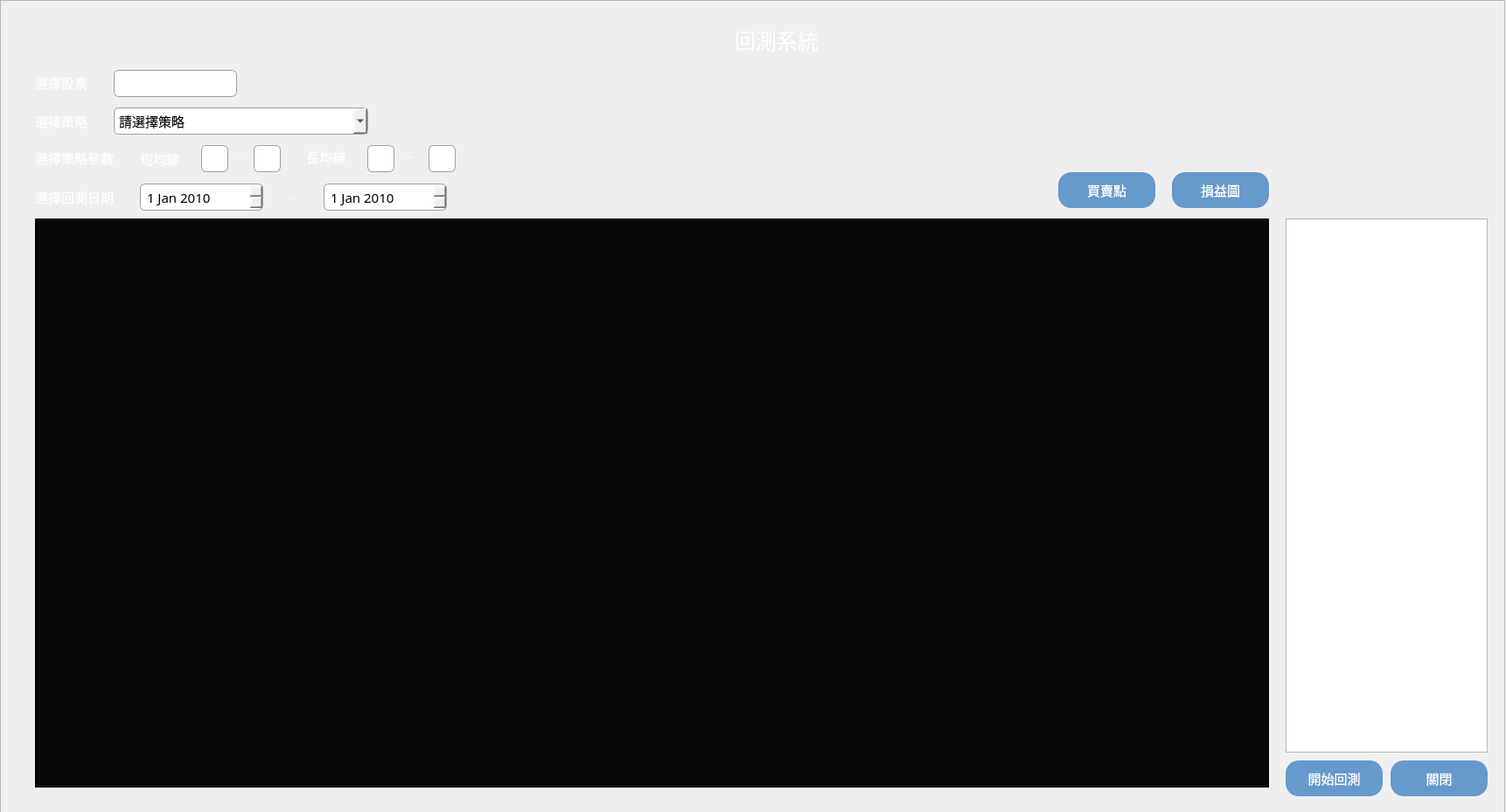
<?xml version="1.0" encoding="UTF-8"?>
<ui version="4.0">
 <class>backtest</class>
 <widget class="QWidget" name="backtest">
  <property name="geometry">
   <rect>
    <x>0</x>
    <y>0</y>
    <width>1722</width>
    <height>929</height>
   </rect>
  </property>
  <property name="windowTitle">
   <string>Form</string>
  </property>
  <widget class="QLabel" name="label3re1">
   <property name="geometry">
    <rect>
     <x>40</x>
     <y>84</y>
     <width>81</width>
     <height>21</height>
    </rect>
   </property>
   <property name="font">
    <font>
     <family>微軟正黑體</family>
     <pointsize>11</pointsize>
    </font>
   </property>
   <property name="styleSheet">
    <string notr="true">color:white;</string>
   </property>
   <property name="text">
    <string>選擇股票</string>
   </property>
  </widget>
  <widget class="QLabel" name="tilde3">
   <property name="geometry">
    <rect>
     <x>330</x>
     <y>210</y>
     <width>31</width>
     <height>31</height>
    </rect>
   </property>
   <property name="font">
    <font>
     <family>Agency FB</family>
     <pointsize>11</pointsize>
    </font>
   </property>
   <property name="styleSheet">
    <string notr="true">color:white;</string>
   </property>
   <property name="text">
    <string>~</string>
   </property>
  </widget>
  <widget class="QTextBrowser" name="back_ans">
   <property name="geometry">
    <rect>
     <x>1470</x>
     <y>250</y>
     <width>231</width>
     <height>611</height>
    </rect>
   </property>
   <property name="font">
    <font>
     <family>微軟正黑體</family>
     <pointsize>11</pointsize>
    </font>
   </property>
   <property name="styleSheet">
    <string notr="true">font: 11pt &quot;微軟正黑體&quot;;</string>
   </property>
  </widget>
  <widget class="QPushButton" name="close_button">
   <property name="geometry">
    <rect>
     <x>1590</x>
     <y>870</y>
     <width>111</width>
     <height>41</height>
    </rect>
   </property>
   <property name="font">
    <font>
     <family>微軟正黑體</family>
     <pointsize>11</pointsize>
    </font>
   </property>
   <property name="styleSheet">
    <string notr="true">QPushButton{
background:#6699CC;
color:#fff;
border-radius:15px;
}
QPushButton:hover{
border:2px solid #DEF748;
background:#66A6FF;
}</string>
   </property>
   <property name="text">
    <string>關閉</string>
   </property>
  </widget>
  <widget class="QLabel" name="labelre38_2">
   <property name="geometry">
    <rect>
     <x>40</x>
     <y>165</y>
     <width>121</width>
     <height>31</height>
    </rect>
   </property>
   <property name="font">
    <font>
     <family>微軟正黑體</family>
     <pointsize>11</pointsize>
    </font>
   </property>
   <property name="styleSheet">
    <string notr="true">color:white;</string>
   </property>
   <property name="text">
    <string>選擇策略參數</string>
   </property>
  </widget>
  <widget class="QLabel" name="LongMaText">
   <property name="geometry">
    <rect>
     <x>350</x>
     <y>164</y>
     <width>61</width>
     <height>31</height>
    </rect>
   </property>
   <property name="font">
    <font>
     <family>微軟正黑體</family>
     <pointsize>11</pointsize>
    </font>
   </property>
   <property name="styleSheet">
    <string notr="true">color:white;</string>
   </property>
   <property name="text">
    <string>長均線</string>
   </property>
  </widget>
  <widget class="QLabel" name="tilde1">
   <property name="geometry">
    <rect>
     <x>270</x>
     <y>173</y>
     <width>16</width>
     <height>16</height>
    </rect>
   </property>
   <property name="styleSheet">
    <string notr="true">color:white;</string>
   </property>
   <property name="text">
    <string>~</string>
   </property>
  </widget>
  <widget class="QDateEdit" name="backDate">
   <property name="geometry">
    <rect>
     <x>370</x>
     <y>210</y>
     <width>141</width>
     <height>31</height>
    </rect>
   </property>
   <property name="font">
    <font>
     <family>微軟正黑體</family>
     <pointsize>11</pointsize>
    </font>
   </property>
   <property name="styleSheet">
    <string notr="true">QDateEdit {
border: 1px solid #A0A0A0; /* 边框宽度为1px，颜色为#A0A0A0 */
border-radius: 6px; /* 边框圆角 */
padding-left: 5px; /* 文本距离左边界有5px */
}
QDateEdit:hover { 
border: 1px solid #298DFF;
border-radius: 6px;
padding-left: 5px; /* 文本距离左边界有5px */
background-color: #F2F2F2;
color: #298DFF;
selection-background-color: #298DFF;
selection-color: #F2F2F2;
}</string>
   </property>
   <property name="dateTime">
    <datetime>
     <hour>0</hour>
     <minute>0</minute>
     <second>0</second>
     <year>2010</year>
     <month>1</month>
     <day>1</day>
    </datetime>
   </property>
  </widget>
  <widget class="QLabel" name="labelre32">
   <property name="geometry">
    <rect>
     <x>40</x>
     <y>128</y>
     <width>81</width>
     <height>21</height>
    </rect>
   </property>
   <property name="font">
    <font>
     <family>微軟正黑體</family>
     <pointsize>11</pointsize>
    </font>
   </property>
   <property name="styleSheet">
    <string notr="true">color:white;</string>
   </property>
   <property name="text">
    <string>選擇策略</string>
   </property>
  </widget>
  <widget class="QLineEdit" name="shart_ma_low">
   <property name="geometry">
    <rect>
     <x>230</x>
     <y>166</y>
     <width>31</width>
     <height>31</height>
    </rect>
   </property>
   <property name="font">
    <font>
     <family>微軟正黑體</family>
     <pointsize>11</pointsize>
    </font>
   </property>
   <property name="styleSheet">
    <string notr="true">QLineEdit {
border: 1px solid #A0A0A0; /* 边框宽度为1px，颜色为#A0A0A0 */
border-radius: 6px; /* 边框圆角 */
padding-left: 5px; /* 文本距离左边界有5px */
}
QLineEdit:hover { 
border: 1px solid #298DFF;
border-radius: 6px;
padding-left: 5px; /* 文本距离左边界有5px */
background-color: #F2F2F2;
color: #298DFF;
selection-background-color: #298DFF;
selection-color: #F2F2F2;
}</string>
   </property>
  </widget>
  <widget class="QLineEdit" name="tall_ma_low">
   <property name="geometry">
    <rect>
     <x>420</x>
     <y>166</y>
     <width>31</width>
     <height>31</height>
    </rect>
   </property>
   <property name="font">
    <font>
     <family>微軟正黑體</family>
     <pointsize>11</pointsize>
    </font>
   </property>
   <property name="styleSheet">
    <string notr="true">QLineEdit {
border: 1px solid #A0A0A0; /* 边框宽度为1px，颜色为#A0A0A0 */
border-radius: 6px; /* 边框圆角 */
padding-left: 5px; /* 文本距离左边界有5px */
}
QLineEdit:hover { 
border: 1px solid #298DFF;
border-radius: 6px;
padding-left: 5px; /* 文本距离左边界有5px */
background-color: #F2F2F2;
color: #298DFF;
selection-background-color: #298DFF;
selection-color: #F2F2F2;
}</string>
   </property>
  </widget>
  <widget class="QDateEdit" name="frontDate">
   <property name="geometry">
    <rect>
     <x>160</x>
     <y>210</y>
     <width>141</width>
     <height>31</height>
    </rect>
   </property>
   <property name="font">
    <font>
     <family>微軟正黑體</family>
     <pointsize>11</pointsize>
    </font>
   </property>
   <property name="styleSheet">
    <string notr="true">QDateEdit {
border: 1px solid #A0A0A0; /* 边框宽度为1px，颜色为#A0A0A0 */
border-radius: 6px; /* 边框圆角 */
padding-left: 5px; /* 文本距离左边界有5px */
}
QDateEdit:hover { 
border: 1px solid #298DFF;
border-radius: 6px;
padding-left: 5px; /* 文本距离左边界有5px */
background-color: #F2F2F2;
color: #298DFF;
selection-background-color: #298DFF;
selection-color: #F2F2F2;
}</string>
   </property>
   <property name="dateTime">
    <datetime>
     <hour>0</hour>
     <minute>0</minute>
     <second>0</second>
     <year>2010</year>
     <month>1</month>
     <day>1</day>
    </datetime>
   </property>
  </widget>
  <widget class="QLabel" name="labelre38">
   <property name="geometry">
    <rect>
     <x>40</x>
     <y>210</y>
     <width>111</width>
     <height>31</height>
    </rect>
   </property>
   <property name="font">
    <font>
     <family>微軟正黑體</family>
     <pointsize>11</pointsize>
    </font>
   </property>
   <property name="styleSheet">
    <string notr="true">color:white;</string>
   </property>
   <property name="text">
    <string>選擇回測日期</string>
   </property>
  </widget>
  <widget class="QPushButton" name="start_back">
   <property name="geometry">
    <rect>
     <x>1470</x>
     <y>870</y>
     <width>111</width>
     <height>41</height>
    </rect>
   </property>
   <property name="font">
    <font>
     <family>微軟正黑體</family>
     <pointsize>11</pointsize>
    </font>
   </property>
   <property name="styleSheet">
    <string notr="true">QPushButton{
background:#6699CC;
color:#fff;
border-radius:15px;
}
QPushButton:hover{
border:2px solid #DEF748;
background:#66A6FF;
}</string>
   </property>
   <property name="text">
    <string>開始回測</string>
   </property>
  </widget>
  <widget class="QLineEdit" name="shart_ma_high">
   <property name="geometry">
    <rect>
     <x>290</x>
     <y>166</y>
     <width>31</width>
     <height>31</height>
    </rect>
   </property>
   <property name="font">
    <font>
     <family>微軟正黑體</family>
     <pointsize>11</pointsize>
    </font>
   </property>
   <property name="styleSheet">
    <string notr="true">QLineEdit {
border: 1px solid #A0A0A0; /* 边框宽度为1px，颜色为#A0A0A0 */
border-radius: 6px; /* 边框圆角 */
padding-left: 5px; /* 文本距离左边界有5px */
}
QLineEdit:hover { 
border: 1px solid #298DFF;
border-radius: 6px;
padding-left: 5px; /* 文本距离左边界有5px */
background-color: #F2F2F2;
color: #298DFF;
selection-background-color: #298DFF;
selection-color: #F2F2F2;
}</string>
   </property>
  </widget>
  <widget class="QLabel" name="tilde2">
   <property name="geometry">
    <rect>
     <x>463</x>
     <y>163</y>
     <width>21</width>
     <height>31</height>
    </rect>
   </property>
   <property name="font">
    <font>
     <family>Agency FB</family>
     <pointsize>11</pointsize>
    </font>
   </property>
   <property name="styleSheet">
    <string notr="true">color:white;</string>
   </property>
   <property name="text">
    <string>~</string>
   </property>
  </widget>
  <widget class="QLineEdit" name="tall_ma_high">
   <property name="geometry">
    <rect>
     <x>490</x>
     <y>166</y>
     <width>31</width>
     <height>31</height>
    </rect>
   </property>
   <property name="font">
    <font>
     <family>微軟正黑體</family>
     <pointsize>11</pointsize>
    </font>
   </property>
   <property name="styleSheet">
    <string notr="true">QLineEdit {
border: 1px solid #A0A0A0; /* 边框宽度为1px，颜色为#A0A0A0 */
border-radius: 6px; /* 边框圆角 */
padding-left: 5px; /* 文本距离左边界有5px */
}
QLineEdit:hover { 
border: 1px solid #298DFF;
border-radius: 6px;
padding-left: 5px; /* 文本距离左边界有5px */
background-color: #F2F2F2;
color: #298DFF;
selection-background-color: #298DFF;
selection-color: #F2F2F2;
}</string>
   </property>
  </widget>
  <widget class="QComboBox" name="Strategy">
   <property name="geometry">
    <rect>
     <x>130</x>
     <y>123</y>
     <width>291</width>
     <height>31</height>
    </rect>
   </property>
   <property name="font">
    <font>
     <family>微軟正黑體</family>
     <pointsize>11</pointsize>
    </font>
   </property>
   <property name="styleSheet">
    <string notr="true">QComboBox {
border: 1px solid #A0A0A0; /* 边框宽度为1px，颜色为#A0A0A0 */
border-radius: 6px; /* 边框圆角 */
padding-left: 5px; /* 文本距离左边界有5px */
}

QComboBox:hover { 
border: 1px solid #298DFF;
border-radius: 6px;
padding-left: 5px; /* 文本距离左边界有5px */
background-color: #F2F2F2;
color: #298DFF;
selection-background-color: #298DFF;
selection-color: #F2F2F2;
}</string>
   </property>
   <item>
    <property name="text">
     <string>請選擇策略</string>
    </property>
   </item>
   <item>
    <property name="text">
     <string>MA(均線)</string>
    </property>
   </item>
   <item>
    <property name="text">
     <string>RSI(相對強弱指標)</string>
    </property>
   </item>
   <item>
    <property name="text">
     <string>Boiling(布林通道)</string>
    </property>
   </item>
   <item>
    <property name="text">
     <string>MACD(指數平滑異同移動平均線)</string>
    </property>
   </item>
   <item>
    <property name="text">
     <string>KD(隨機指標)</string>
    </property>
   </item>
  </widget>
  <widget class="QWidget" name="widget" native="true">
   <property name="geometry">
    <rect>
     <x>40</x>
     <y>250</y>
     <width>1411</width>
     <height>651</height>
    </rect>
   </property>
   <property name="styleSheet">
    <string notr="true">background:rgba(0,0,0,0.7);</string>
   </property>
   <widget class="QWidget" name="gridLayoutWidget">
    <property name="geometry">
     <rect>
      <x>0</x>
      <y>0</y>
      <width>1411</width>
      <height>651</height>
     </rect>
    </property>
    <layout class="QGridLayout" name="gridLayout_2">
     <item row="0" column="0">
      <widget class="QGraphicsView" name="graphicsView"/>
     </item>
    </layout>
   </widget>
  </widget>
  <widget class="QPushButton" name="PriceGraph_Button">
   <property name="geometry">
    <rect>
     <x>1340</x>
     <y>197</y>
     <width>111</width>
     <height>41</height>
    </rect>
   </property>
   <property name="font">
    <font>
     <family>微軟正黑體</family>
     <pointsize>11</pointsize>
    </font>
   </property>
   <property name="styleSheet">
    <string notr="true">QPushButton{
background:#6699CC;
color:#fff;
border-radius:15px;
}
QPushButton:hover{
border:2px solid #DEF748;
background:#66A6FF;
}
</string>
   </property>
   <property name="text">
    <string>損益圖</string>
   </property>
  </widget>
  <widget class="QLabel" name="label">
   <property name="geometry">
    <rect>
     <x>840</x>
     <y>20</y>
     <width>131</width>
     <height>51</height>
    </rect>
   </property>
   <property name="font">
    <font>
     <family>微軟正黑體</family>
     <pointsize>18</pointsize>
    </font>
   </property>
   <property name="styleSheet">
    <string notr="true">color:white;</string>
   </property>
   <property name="text">
    <string>回測系統</string>
   </property>
  </widget>
  <widget class="QFrame" name="frame">
   <property name="geometry">
    <rect>
     <x>0</x>
     <y>0</y>
     <width>1721</width>
     <height>931</height>
    </rect>
   </property>
   <property name="accessibleDescription">
    <string/>
   </property>
   <property name="styleSheet">
    <string notr="true">border-image: url(&quot;backtestimage.jpg&quot;);</string>
   </property>
   <property name="frameShape">
    <enum>QFrame::StyledPanel</enum>
   </property>
   <property name="frameShadow">
    <enum>QFrame::Raised</enum>
   </property>
  </widget>
  <widget class="QLineEdit" name="stock_number">
   <property name="geometry">
    <rect>
     <x>130</x>
     <y>80</y>
     <width>141</width>
     <height>31</height>
    </rect>
   </property>
   <property name="font">
    <font>
     <family>微軟正黑體</family>
     <pointsize>11</pointsize>
    </font>
   </property>
   <property name="styleSheet">
    <string notr="true">QLineEdit {
border: 1px solid #A0A0A0; /* 边框宽度为1px，颜色为#A0A0A0 */
border-radius: 6px; /* 边框圆角 */
padding-left: 5px; /* 文本距离左边界有5px */
}
QLineEdit:hover { 
border: 1px solid #298DFF;
border-radius: 6px;
padding-left: 5px; /* 文本距离左边界有5px */
background-color: #F2F2F2;
color: #298DFF;
selection-background-color: #298DFF;
selection-color: #F2F2F2;
}</string>
   </property>
  </widget>
  <widget class="QLabel" name="ShortMaText">
   <property name="enabled">
    <bool>true</bool>
   </property>
   <property name="geometry">
    <rect>
     <x>160</x>
     <y>166</y>
     <width>71</width>
     <height>31</height>
    </rect>
   </property>
   <property name="font">
    <font>
     <family>微軟正黑體</family>
     <pointsize>11</pointsize>
    </font>
   </property>
   <property name="styleSheet">
    <string notr="true">color:white;</string>
   </property>
   <property name="frameShadow">
    <enum>QFrame::Plain</enum>
   </property>
   <property name="text">
    <string>短均線</string>
   </property>
  </widget>
  <widget class="QPushButton" name="PricePoint_btn">
   <property name="geometry">
    <rect>
     <x>1210</x>
     <y>197</y>
     <width>111</width>
     <height>41</height>
    </rect>
   </property>
   <property name="font">
    <font>
     <family>微軟正黑體</family>
     <pointsize>11</pointsize>
    </font>
   </property>
   <property name="styleSheet">
    <string notr="true">QPushButton{
background:#6699CC;
color:#fff;
border-radius:15px;
}
QPushButton:hover{
border:2px solid #DEF748;
background:#66A6FF;
}
</string>
   </property>
   <property name="text">
    <string>買賣點</string>
   </property>
  </widget>
  <zorder>frame</zorder>
  <zorder>label3re1</zorder>
  <zorder>tilde3</zorder>
  <zorder>back_ans</zorder>
  <zorder>close_button</zorder>
  <zorder>labelre38_2</zorder>
  <zorder>LongMaText</zorder>
  <zorder>tilde1</zorder>
  <zorder>backDate</zorder>
  <zorder>labelre32</zorder>
  <zorder>shart_ma_low</zorder>
  <zorder>tall_ma_low</zorder>
  <zorder>frontDate</zorder>
  <zorder>labelre38</zorder>
  <zorder>start_back</zorder>
  <zorder>shart_ma_high</zorder>
  <zorder>tilde2</zorder>
  <zorder>tall_ma_high</zorder>
  <zorder>Strategy</zorder>
  <zorder>widget</zorder>
  <zorder>PriceGraph_Button</zorder>
  <zorder>label</zorder>
  <zorder>stock_number</zorder>
  <zorder>ShortMaText</zorder>
  <zorder>PricePoint_btn</zorder>
 </widget>
 <resources/>
 <connections/>
</ui>
